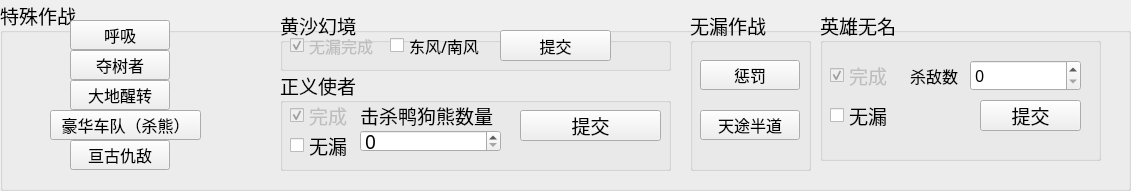
   <widget class="QGroupBox" name="specialact">
    <property name="geometry">
     <rect>
      <x>10</x>
      <y>510</y>
      <width>1131</width>
      <height>191</height>
     </rect>
    </property>
    <property name="font">
     <font>
      <family>黑体</family>
      <pointsize>14</pointsize>
     </font>
    </property>
    <property name="title">
     <string>特殊作战</string>
    </property>
    <widget class="QPushButton" name="specialact_huxi">
     <property name="geometry">
      <rect>
       <x>70</x>
       <y>20</y>
       <width>100</width>
       <height>30</height>
      </rect>
     </property>
     <property name="font">
      <font>
       <family>黑体</family>
       <pointsize>12</pointsize>
      </font>
     </property>
     <property name="text">
      <string>呼吸</string>
     </property>
    </widget>
    <widget class="QPushButton" name="specialact_duoshu">
     <property name="geometry">
      <rect>
       <x>70</x>
       <y>50</y>
       <width>100</width>
       <height>30</height>
      </rect>
     </property>
     <property name="font">
      <font>
       <family>黑体</family>
       <pointsize>12</pointsize>
      </font>
     </property>
     <property name="text">
      <string>夺树者</string>
     </property>
    </widget>
    <widget class="QPushButton" name="specialact_dadi">
     <property name="geometry">
      <rect>
       <x>70</x>
       <y>80</y>
       <width>100</width>
       <height>30</height>
      </rect>
     </property>
     <property name="font">
      <font>
       <family>黑体</family>
       <pointsize>12</pointsize>
      </font>
     </property>
     <property name="text">
      <string>大地醒转</string>
     </property>
    </widget>
    <widget class="QPushButton" name="specialact_haohua">
     <property name="geometry">
      <rect>
       <x>50</x>
       <y>110</y>
       <width>151</width>
       <height>30</height>
      </rect>
     </property>
     <property name="font">
      <font>
       <family>黑体</family>
       <pointsize>12</pointsize>
      </font>
     </property>
     <property name="text">
      <string>豪华车队（杀熊）</string>
     </property>
    </widget>
    <widget class="QPushButton" name="specialact_gengu">
     <property name="geometry">
      <rect>
       <x>70</x>
       <y>140</y>
       <width>100</width>
       <height>30</height>
      </rect>
     </property>
     <property name="font">
      <font>
       <family>黑体</family>
       <pointsize>12</pointsize>
      </font>
     </property>
     <property name="text">
      <string>亘古仇敌</string>
     </property>
    </widget>
    <widget class="QGroupBox" name="specialact_huangsha">
     <property name="geometry">
      <rect>
       <x>280</x>
       <y>10</y>
       <width>391</width>
       <height>61</height>
      </rect>
     </property>
     <property name="font">
      <font>
       <family>黑体</family>
       <pointsize>14</pointsize>
      </font>
     </property>
     <property name="title">
      <string>黄沙幻境</string>
     </property>
     <widget class="QPushButton" name="specialact_huangsha_submit">
      <property name="geometry">
       <rect>
        <x>220</x>
        <y>20</y>
        <width>111</width>
        <height>31</height>
       </rect>
      </property>
      <property name="font">
       <font>
        <family>黑体</family>
        <pointsize>12</pointsize>
       </font>
      </property>
      <property name="text">
       <string>提交</string>
      </property>
     </widget>
     <widget class="QCheckBox" name="specialact_huangsha_wind_check">
      <property name="geometry">
       <rect>
        <x>110</x>
        <y>20</y>
        <width>131</width>
        <height>31</height>
       </rect>
      </property>
      <property name="font">
       <font>
        <family>黑体</family>
        <pointsize>12</pointsize>
       </font>
      </property>
      <property name="text">
       <string>东风/南风</string>
      </property>
     </widget>
     <widget class="QCheckBox" name="checkBox_2">
      <property name="enabled">
       <bool>false</bool>
      </property>
      <property name="geometry">
       <rect>
        <x>10</x>
        <y>20</y>
        <width>151</width>
        <height>31</height>
       </rect>
      </property>
      <property name="font">
       <font>
        <family>黑体</family>
        <pointsize>12</pointsize>
       </font>
      </property>
      <property name="text">
       <string>无漏完成</string>
      </property>
      <property name="checkable">
       <bool>true</bool>
      </property>
      <property name="checked">
       <bool>true</bool>
      </property>
     </widget>
    </widget>
    <widget class="QGroupBox" name="special_noexit">
     <property name="geometry">
      <rect>
       <x>690</x>
       <y>10</y>
       <width>121</width>
       <height>161</height>
      </rect>
     </property>
     <property name="font">
      <font>
       <family>黑体</family>
       <pointsize>14</pointsize>
      </font>
     </property>
     <property name="title">
      <string>无漏作战</string>
     </property>
     <widget class="QPushButton" name="special_noexit_chengfa">
      <property name="geometry">
       <rect>
        <x>10</x>
        <y>50</y>
        <width>100</width>
        <height>30</height>
       </rect>
      </property>
      <property name="font">
       <font>
        <family>黑体</family>
        <pointsize>12</pointsize>
       </font>
      </property>
      <property name="text">
       <string>惩罚</string>
      </property>
     </widget>
     <widget class="QPushButton" name="special_noexit_tiantu">
      <property name="geometry">
       <rect>
        <x>10</x>
        <y>100</y>
        <width>100</width>
        <height>30</height>
       </rect>
      </property>
      <property name="font">
       <font>
        <family>黑体</family>
        <pointsize>12</pointsize>
       </font>
      </property>
      <property name="text">
       <string>天途半道</string>
      </property>
     </widget>
    </widget>
    <widget class="QGroupBox" name="specialact_zhengyi">
     <property name="geometry">
      <rect>
       <x>280</x>
       <y>70</y>
       <width>391</width>
       <height>101</height>
      </rect>
     </property>
     <property name="font">
      <font>
       <family>黑体</family>
       <pointsize>14</pointsize>
      </font>
     </property>
     <property name="title">
      <string>正义使者</string>
     </property>
     <widget class="QCheckBox" name="checkBox_3">
      <property name="enabled">
       <bool>false</bool>
      </property>
      <property name="geometry">
       <rect>
        <x>10</x>
        <y>30</y>
        <width>71</width>
        <height>31</height>
       </rect>
      </property>
      <property name="text">
       <string>完成</string>
      </property>
      <property name="checked">
       <bool>true</bool>
      </property>
     </widget>
     <widget class="QCheckBox" name="specialact_zhengyi_wulou">
      <property name="geometry">
       <rect>
        <x>10</x>
        <y>60</y>
        <width>71</width>
        <height>31</height>
       </rect>
      </property>
      <property name="text">
       <string>无漏</string>
      </property>
     </widget>
     <widget class="QPushButton" name="specialact_zhengyi_sumbit">
      <property name="geometry">
       <rect>
        <x>240</x>
        <y>40</y>
        <width>141</width>
        <height>31</height>
       </rect>
      </property>
      <property name="text">
       <string>提交</string>
      </property>
     </widget>
     <widget class="QSpinBox" name="specialact_zhengyi_killed_count">
      <property name="geometry">
       <rect>
        <x>80</x>
        <y>60</y>
        <width>141</width>
        <height>22</height>
       </rect>
      </property>
     </widget>
     <widget class="QLabel" name="label_14">
      <property name="geometry">
       <rect>
        <x>80</x>
        <y>30</y>
        <width>141</width>
        <height>31</height>
       </rect>
      </property>
      <property name="text">
       <string>击杀鸭狗熊数量</string>
      </property>
     </widget>
    </widget>
    <widget class="QGroupBox" name="specialact_yingxiong">
     <property name="geometry">
      <rect>
       <x>820</x>
       <y>10</y>
       <width>281</width>
       <height>151</height>
      </rect>
     </property>
     <property name="font">
      <font>
       <family>黑体</family>
       <pointsize>14</pointsize>
      </font>
     </property>
     <property name="title">
      <string>英雄无名</string>
     </property>
     <widget class="QCheckBox" name="checkBox_9">
      <property name="enabled">
       <bool>false</bool>
      </property>
      <property name="geometry">
       <rect>
        <x>10</x>
        <y>50</y>
        <width>131</width>
        <height>31</height>
       </rect>
      </property>
      <property name="text">
       <string>完成</string>
      </property>
      <property name="checked">
       <bool>true</bool>
      </property>
     </widget>
     <widget class="QCheckBox" name="specialact_yingxiong_noexit">
      <property name="geometry">
       <rect>
        <x>10</x>
        <y>90</y>
        <width>81</width>
        <height>31</height>
       </rect>
      </property>
      <property name="text">
       <string>无漏</string>
      </property>
     </widget>
     <widget class="QPushButton" name="specialact_yingxiong_submit">
      <property name="geometry">
       <rect>
        <x>160</x>
        <y>90</y>
        <width>101</width>
        <height>31</height>
       </rect>
      </property>
      <property name="text">
       <string>提交</string>
      </property>
     </widget>
     <widget class="QSpinBox" name="specialact_yingxiong_kill_count">
      <property name="geometry">
       <rect>
        <x>150</x>
        <y>50</y>
        <width>111</width>
        <height>31</height>
       </rect>
      </property>
      <property name="font">
       <font>
        <family>黑体</family>
        <pointsize>12</pointsize>
       </font>
      </property>
     </widget>
     <widget class="QLabel" name="label_15">
      <property name="geometry">
       <rect>
        <x>90</x>
        <y>50</y>
        <width>71</width>
        <height>31</height>
       </rect>
      </property>
      <property name="font">
       <font>
        <family>黑体</family>
        <pointsize>12</pointsize>
       </font>
      </property>
      <property name="text">
       <string>杀敌数</string>
      </property>
     </widget>
    </widget>
   </widget>
